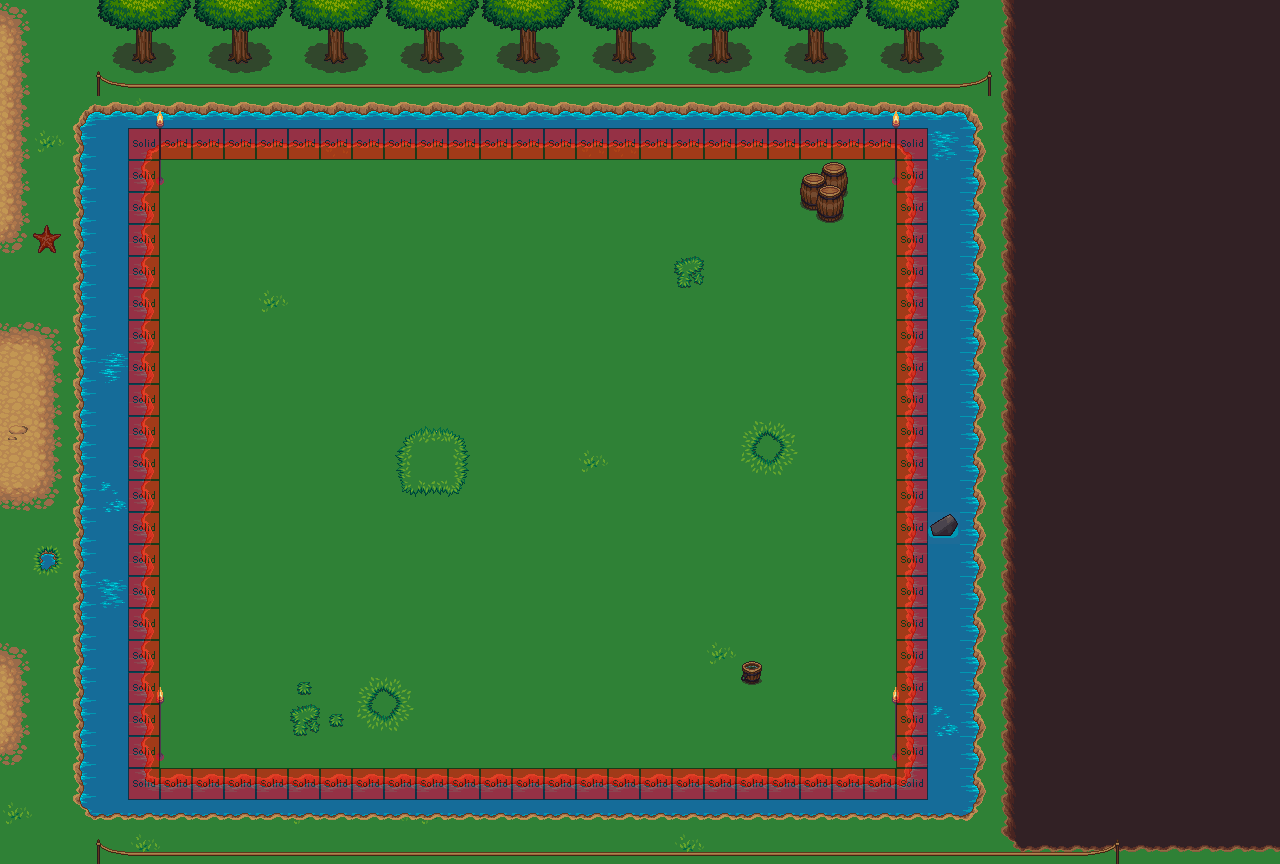

Tiled map render using the project's own tile images. Description and the map definition, with tile-layer contents summarised, below:
An orthogonal 40x27 tile map with 32x32 px tiles, 6 tile layers (background, Calque 2, Calque 5, avant plan, ...), 17 tilesets and 1 object (win-game).

<map version="1.0" orientation="orthogonal" renderorder="right-down" width="40" height="27" tilewidth="32" tileheight="32">
 <tileset firstgid="1" name="grass" tilewidth="32" tileheight="32">
  <image source="tuiles/grass.png" width="96" height="192" />
 </tileset>
 <tileset firstgid="19" name="mountains" tilewidth="32" tileheight="32">
  <image source="tuiles/mountains.png" width="384" height="288" />
 </tileset>
 <tileset firstgid="127" name="watergrass" tilewidth="32" tileheight="32">
  <image source="tuiles/watergrass.png" width="96" height="192" />
 </tileset>
 <tileset firstgid="145" name="water" tilewidth="32" tileheight="32">
  <image source="tuiles/water.png" width="96" height="192" />
 </tileset>
 <tileset firstgid="163" name="hole" tilewidth="32" tileheight="32">
  <image source="tuiles/hole.png" width="96" height="192" />
 </tileset>
 <tileset firstgid="181" name="holek" tilewidth="32" tileheight="32">
  <image source="tuiles/holek.png" width="96" height="192" />
 </tileset>
 <tileset firstgid="199" name="holemid" tilewidth="32" tileheight="32">
  <image source="tuiles/holemid.png" width="96" height="192" />
 </tileset>
 <tileset firstgid="217" name="waterfall" tilewidth="32" tileheight="32">
  <image source="tuiles/waterfall.png" width="96" height="160" />
 </tileset>
 <tileset firstgid="232" name="dirt" tilewidth="32" tileheight="32">
  <image source="tuiles/dirt.png" width="96" height="192" />
 </tileset>
 <tileset firstgid="250" name="grassalt" tilewidth="32" tileheight="32">
  <image source="tuiles/grassalt.png" width="96" height="192" />
 </tileset>
 <tileset firstgid="268" name="trunk" tilewidth="32" tileheight="32">
  <image source="tuiles/trunk.png" width="192" height="96" />
 </tileset>
 <tileset firstgid="286" name="treetop" tilewidth="32" tileheight="32">
  <image source="tuiles/treetop.png" width="192" height="224" />
 </tileset>
 <tileset firstgid="328" name="chests" tilewidth="32" tileheight="32">
  <image source="tuiles/chests.png" width="64" height="96" />
 </tileset>
 <tileset firstgid="334" name="bridges" tilewidth="32" tileheight="32">
  <image source="tuiles/bridges.png" width="192" height="224" />
 </tileset>
 <tileset firstgid="376" name="logic" tilewidth="32" tileheight="32">
  <image source="tuiles/logic.png" width="160" height="160" />
 </tileset>
 <tileset firstgid="401" name="terrain1" tilewidth="32" tileheight="32">
  <image source="tuiles/base_out_atlas.png" width="1024" height="1024" />
 </tileset>
 <tileset firstgid="1425" name="terrain2" tilewidth="32" tileheight="32">
  <image source="tuiles/terrain_atlas.png" width="1024" height="1024" />
 </tileset>
 <layer name="background" width="40" height="27">
  <data>[1080 cells, 1024 non-empty, 9 distinct tile ids]</data>
 </layer>
 <layer name="Calque 2" width="40" height="27">
  <data>[1080 cells, 638 non-empty, 49 distinct tile ids]</data>
 </layer>
 <layer name="Calque 5" width="40" height="27">
  <data>[1080 cells, 83 non-empty, 12 distinct tile ids]</data>
 </layer>
 <layer name="avant plan" width="40" height="27">
  <data>[1080 cells, 40 non-empty, 14 distinct tile ids]</data>
 </layer>
 <layer name="cime" width="40" height="27">
  <data>[1080 cells, 24 non-empty, 6 distinct tile ids]</data>
 </layer>
 <layer name="logic" width="40" height="27" opacity="0.55">
  <data>[1080 cells, 88 non-empty, 1 distinct tile ids]</data>
 </layer>
 <objectgroup name="trigger" width="144" height="883">
  <object name="win-zone" type="win-game" x="1120" y="1" width="144" height="883" />
 </objectgroup>
</map>
